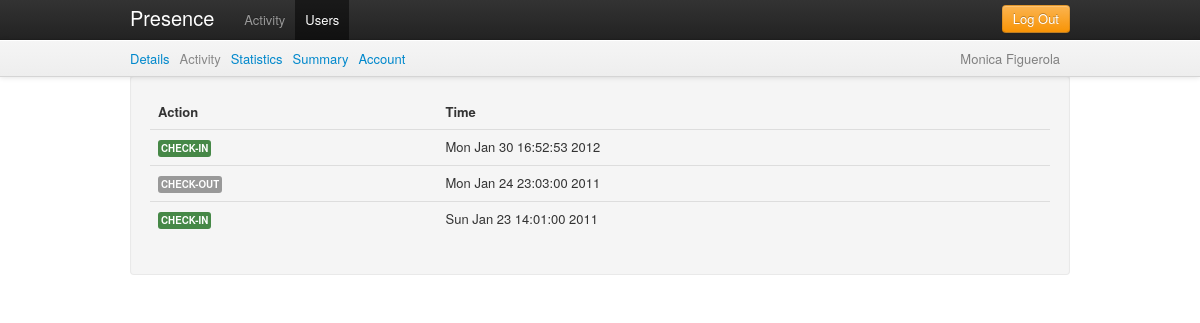
Page /admin/user_activity/2 (signed in) on the earlier database version.
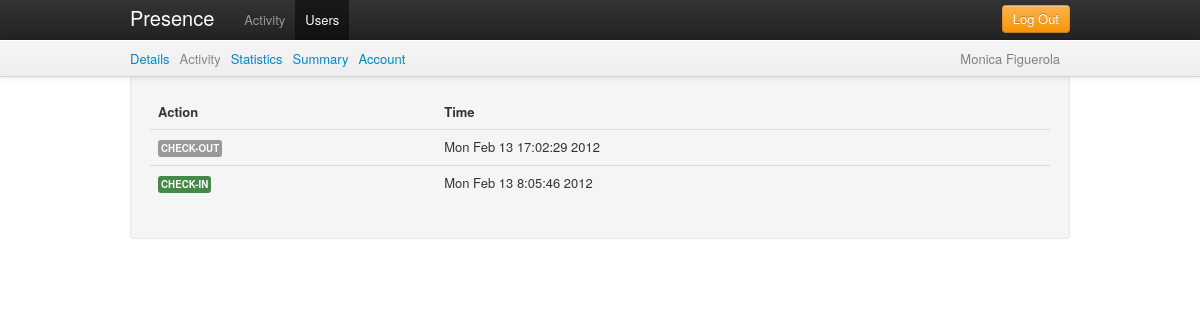
Same page on the later database version.
### tables this page shows
CREATE TABLE IF NOT EXISTS `presence_activity` (
  `id` int(11) NOT NULL AUTO_INCREMENT,
  `userid` varchar(250) NOT NULL,
  `action` varchar(50) NOT NULL,
  `timestamp` int(15) NOT NULL,
  PRIMARY KEY (`id`)
);

### public/index.php (called while the page is built, shortened)
<?php
global $CONFIG;
$dependencies = new DependencyContainer($CONFIG);
$url = isset($_GET['url']) ? $_GET['url'] : null;
$role = isset($_SESSION['role']) ? $_SESSION['role'] : null;
if ($url == null && $role == null) {
    $controller = "AuthController";
    $action = "asklogin";
    $url_params = array();
} else if ($url == null && isset($role)) {
    $controller = ucfirst($role) . 'Controller';
    $action = 'activity';
    $url_params = array();
} else {
    $url_params = explode('/', $url);
    $controller = ucfirst(array_shift($url_params));
    $action = $url_params[0] == null ? 'activity' : array_shift($url_params);
}
$extra_params = $_POST;
new $controller($dependencies, $action, array_merge($url_params, $extra_params));

### lib/DB.php (called while the page is built)
<?php
class DB {
	static function getRecord($db, $sql, $params){
		$st = $db->prepare($sql);
		$st->execute($params);
		return $st->fetch(PDO::FETCH_ASSOC);
	}
	static function getAllRecords($db, $sql, $params){
		$st = $db->prepare($sql);
        $st->execute($params);
        return $st->fetchAll(PDO::FETCH_ASSOC);
	}
}

### app/models/ActivityModel.php (called while the page is built, shortened)
<?php
class ActivityModel extends Model {
    public function __construct($dependencies) {
        $this->_table = 'presence_activity';
    }
    public function get_user_activity($userid) {
        $sql = "SELECT pa.id, pa.userid, pa.action, pa.timestamp
				FROM " . $this->_table . " pa
				JOIN presence_users pu ON `userid` = pu.id
				WHERE `userid` = ?
				ORDER BY id DESC";
		return DB::getAllRecords($this->_db, $sql, array($userid));
    }
}

### app/controllers/AdminController.php (called while the page is built, shortened)
<?php
class AdminController extends Controller {
    private $_activity_model;
    private $_user_model;
    public function __construct($dependencies, $action, $params) {
        global $CONFIG;
        $this->_dependencies = $dependencies;
        $this->_activity_model = new ActivityModel($this->_dependencies);
        $this->_user_model = new UserModel($this->_dependencies);
        if ($this->check_role('admin') && method_exists($this, $action)) {
            $this->$action($params);
        } else {
            Helper::redirect($CONFIG['wwwroot'] . '/error/notfound');
        }
    }
    public function user_activity($params) {
        $this->_view = new AdminUserActivityView($this->_user_model->get_user_data($params[0]), $this->_activity_model->get_user_activity($params[0]));
    }
}

### lib/DependencyContainer.php (called while the page is built)
<?php
class DependencyContainer {
    private $_instances = array();
    private $_params = array();
    public function __construct($params) {
        $this->_params = $params;
    }
    public function get_db() {
        if (empty($this->_instances['db']) ||
                !is_a($this->_instances, 'PDO')) {
            $this->_instances['db'] = new PDO(
                            "mysql:host=" . $this->_params['dbhost'] . ";
                 dbname=" . $this->_params['dbname'],
                            $this->_params['dbuser'],
                            $this->_params['dbpassword']
            );
        }
        return $this->_instances['db'];
    }
}

### app/models/UserModel.php (called while the page is built, shortened)
<?php
class UserModel extends Model {
    public function __construct($dependencies) {
        $this->_table = 'presence_users';
    }
    public function get_user_data($userid) {
        $sql = "SELECT id, email, firstname, lastname, role
                FROM " . $this->_table . "
                WHERE `id` = ?";
		return DB::getRecord($this->_db, $sql, array($userid));
    }
}

### app/model.class.php (called while the page is built, shortened)
<?php
class Model{
    public function __construct($dependencies){
        $this->_db = $dependencies->get_db();
    }
}

### lib/Helper.php (called while the page is built, shortened)
<?php
class Helper{
	static function get_event_description($event) {
        switch ($event) {
            case 'checkin': return 'Check-In';
            case 'checkout': return 'Check-Out';
		}
	}
    static function get_label_for_action($action){
       switch ($action) {
            case 'checkin': return 'label-success';
            case 'checkout': return '';
		}
    }
}

### app/views/AdminUserActivityView.php (the view, shortened to what the changed rows need)
<?php
class AdminUserActivityView extends View{
    private $_activity;
    public function __construct($user, $activity) {
        $this->_activity = $activity;
    }
	public function content(){
		$activity_table_content = '';
        if (!empty($this->_activity)) {
            foreach ($this->_activity as $entry) {
                $activity_table_content .=
                '<tr>
					<td><span class="label ' . Helper::get_label_for_action($entry['action']) . '">' . Helper::get_event_description($entry['action']) . '</span></td>
					<td>' . date('D M j G:i:s Y', $entry['timestamp']) . '</td>
				 </tr>
				';
            }
        }
		return '
		<section id="user-activity" class="well">
            <table class="table">
				<thead>
					<tr>
						<th>Action</th>
						<th>Time</th>
					</tr>
				</thead>
				<tbody>' . $activity_table_content . '
				</tbody>
			</table>
		</section>
		';
	}
}

Differences in the rows shown:
removed presence_activity: action "CHECK-IN", timestamp "Mon Jan 30 16:52:53 2012"
changed presence_activity "CHECK-OUT": timestamp "Mon Jan 24 23:03:00 2011" → "Mon Feb 13 17:02:29 2012"
changed presence_activity "CHECK-IN": timestamp "Sun Jan 23 14:01:00 2011" → "Mon Feb 13 8:05:46 2012"
